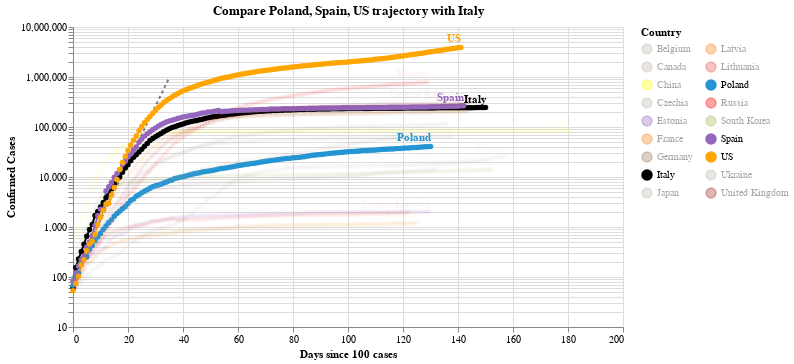

Notebook code for this chart:
### Code cell
#hide_input
chart2 = make_since_chart(dff2, ['Poland', 'Spain', 'US'], baseline_countries)
chart2

### Figure 1 — Vega-Lite specification as saved in the notebook (floating-point values rounded to 4 significant figures; data arrays with more than 128 entries replaced by an {"elided": "..."} marker saying what was removed)
{"config": {"view": {"continuousWidth": 400, "continuousHeight": 300}}, "layer": [{"data": {"name": "data-628230001892d6798b50651be41d1b3e"}, "mark": {"type": "line", "color": "black", "opacity": 0.5, "strokeDash": [3, 3]}, "encoding": {"x": {"type": "quantitative", "field": "Days since 100 cases"}, "y": {"type": "quantitative", "field": "Confirmed Cases"}}}, {"data": {"name": "data-c060b397ea578c49edf20be1935c556a"}, "mark": {"type": "line", "point": true}, "encoding": {"color": {"type": "nominal", "field": "Country", "legend": {"columns": 2}, "scale": {"domain": ["Belgium", "Canada", "China", "Czechia", "Estonia", "France", "Germany", "Italy", "Japan", "Latvia", "Lithuania", "Poland", "Russia", "South Korea", "Spain", "US", "Ukraine", "United Kingdom"], "range": ["#C1B7AD", "#C1B7AD", "yellow", "#C1B7AD", "#9467bd", "#F58518", "#9D755D", "black", "#C1B7AD", "#F58518", "#E45756", "#2495D3", "red", "#A1BA59", "#9467bd", "orange", "#C1B7AD", "brown"]}}, "opacity": {"condition": {"value": 1, "selection": "selector004"}, "value": 0.05}, "tooltip": [{"type": "nominal", "field": "Country"}, {"type": "temporal", "field": "Date"}, {"type": "quantitative", "field": "Confirmed Cases"}, {"type": "quantitative", "field": "Days since 100 cases"}], "x": {"type": "quantitative", "field": "Days since 100 cases"}, "y": {"type": "quantitative", "field": "Confirmed Cases", "scale": {"type": "log"}}}, "selection": {"selector004": {"type": "multi", "fields": ["Country"], "bind": "legend", "init": [{"Country": "Poland"}, {"Country": "Spain"}, {"Country": "US"}, {"Country": "Italy"}]}}, "width": 550}, {"data": {"name": "data-c060b397ea578c49edf20be1935c556a"}, "mark": {"type": "text", "align": "right", "dy": -8, "fontWeight": "bold"}, "encoding": {"color": {"type": "nominal", "field": "Country", "legend": {"columns": 2}, "scale": {"domain": ["Belgium", "Canada", "China", "Czechia", "Estonia", "France", "Germany", "Italy", "Japan", "Latvia", "Lithuania", "Poland", "Russia", "South Korea", "Spain", "US", "Ukraine", "United Kingdom"], "range": ["#C1B7AD", "#C1B7AD", "yellow", "#C1B7AD", "#9467bd", "#F58518", "#9D755D", "black", "#C1B7AD", "#F58518", "#E45756", "#2495D3", "red", "#A1BA59", "#9467bd", "orange", "#C1B7AD", "brown"]}}, "opacity": {"condition": {"value": 1, "selection": "selector004"}, "value": 0.05}, "text": {"type": "nominal", "field": "Country"}, "tooltip": [{"type": "nominal", "field": "Country"}, {"type": "temporal", "field": "Date"}, {"type": "quantitative", "field": "Confirmed Cases"}, {"type": "quantitative", "field": "Days since 100 cases"}], "x": {"type": "quantitative", "field": "Days since 100 cases"}, "y": {"type": "quantitative", "field": "Confirmed Cases", "scale": {"type": "log"}}}, "transform": [{"filter": "(datum['Date'] >= 1595289600000)"}], "width": 550}], "title": "Compare Poland, Spain, US trajectory with Italy", "$schema": "https://vega.github.io/schema/vega-lite/v4.0.2.json", "datasets": {"data-628230001892d6798b50651be41d1b3e": [{"Days since 100 cases": 0, "Confirmed Cases": 100.0}, {"Days since 100 cases": 1, "Confirmed Cases": 130.0}, {"Days since 100 cases": 2, "Confirmed Cases": 169.0}, {"Days since 100 cases": 3, "Confirmed Cases": 219.7}, {"Days since 100 cases": 4, "Confirmed Cases": 285.6}, {"Days since 100 cases": 5, "Confirmed Cases": 371.3}, {"Days since 100 cases": 6, "Confirmed Cases": 482.7}, {"Days since 100 cases": 7, "Confirmed Cases": 627.5}, {"Days since 100 cases": 8, "Confirmed Cases": 815.7}, {"Days since 100 cases": 9, "Confirmed Cases": 1060.0}, {"Days since 100 cases": 10, "Confirmed Cases": 1379.0}, {"Days since 100 cases": 11, "Confirmed Cases": 1792.0}, {"Days since 100 cases": 12, "Confirmed Cases": 2330.0}, {"Days since 100 cases": 13, "Confirmed Cases": 3029.0}, {"Days since 100 cases": 14, "Confirmed Cases": 3937.0}, {"Days since 100 cases": 15, "Confirmed Cases": 5119.0}, {"Days since 100 cases": 16, "Confirmed Cases": 6654.0}, {"Days since 100 cases": 17, "Confirmed Cases": 8650.0}, {"Days since 100 cases": 18, "Confirmed Cases": 11250.0}, {"Days since 100 cases": 19, "Confirmed Cases": 14620.0}, {"Days since 100 cases": 20, "Confirmed Cases": 19000.0}, {"Days since 100 cases": 21, "Confirmed Cases": 24710.0}, {"Days since 100 cases": 22, "Confirmed Cases": 32120.0}, {"Days since 100 cases": 23, "Confirmed Cases": 41750.0}, {"Days since 100 cases": 24, "Confirmed Cases": 54280.0}, {"Days since 100 cases": 25, "Confirmed Cases": 70560.0}, {"Days since 100 cases": 26, "Confirmed Cases": 91730.0}, {"Days since 100 cases": 27, "Confirmed Cases": 119300.0}, {"Days since 100 cases": 28, "Confirmed Cases": 155000.0}, {"Days since 100 cases": 29, "Confirmed Cases": 201500.0}, {"Days since 100 cases": 30, "Confirmed Cases": 262000.0}, {"Days since 100 cases": 31, "Confirmed Cases": 340600.0}, {"Days since 100 cases": 32, "Confirmed Cases": 442800.0}, {"Days since 100 cases": 33, "Confirmed Cases": 575600.0}, {"Days since 100 cases": 34, "Confirmed Cases": 748300.0}, {"Days since 100 cases": 35, "Confirmed Cases": 972800.0}], "data-c060b397ea578c49edf20be1935c556a": {"elided": "2535 records"}}}
